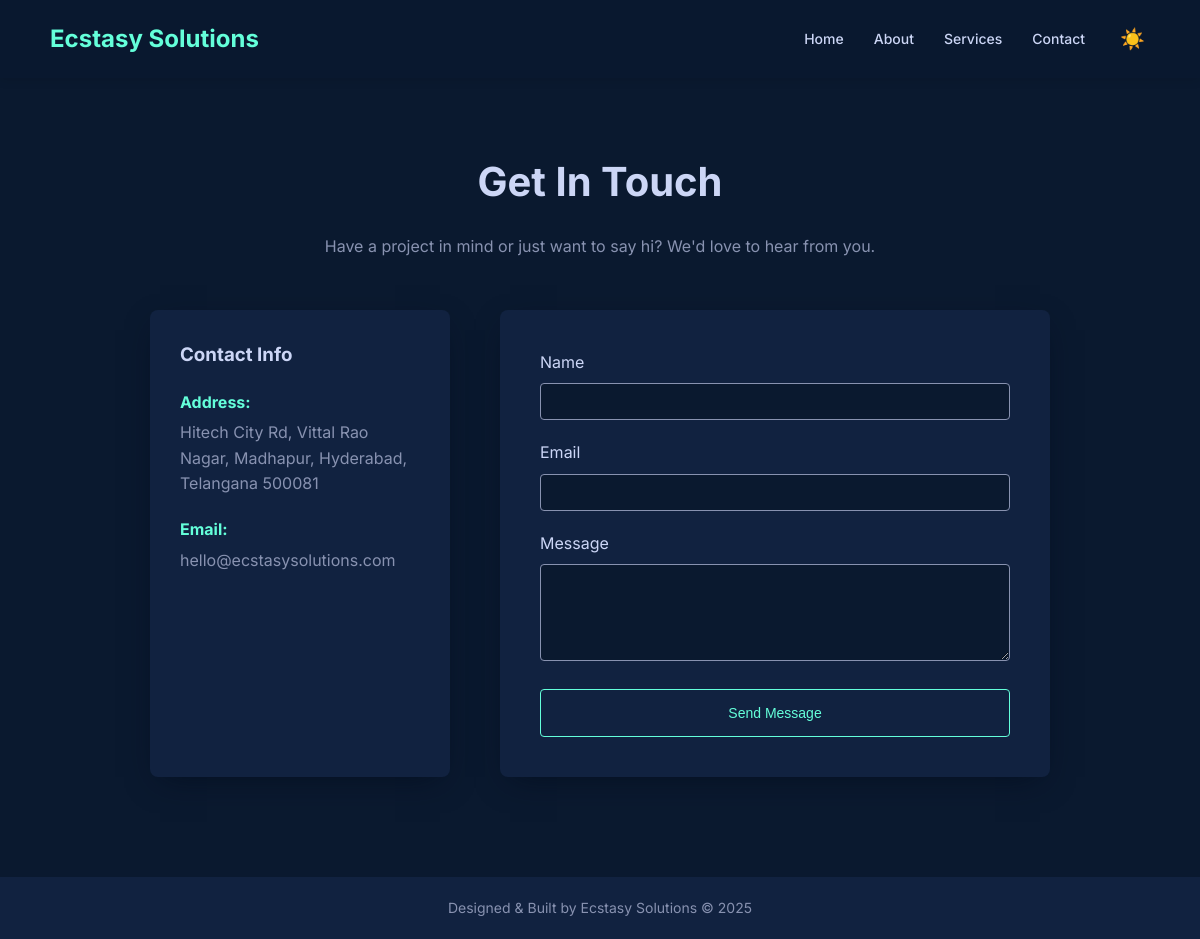
The page /contact.php on the database its author committed.
### tables this page shows
CREATE TABLE `settings` (
  `id` int(11) NOT NULL AUTO_INCREMENT,
  `key_name` varchar(100) NOT NULL,
  `value` longtext,
  PRIMARY KEY (`id`),
  UNIQUE KEY `key_name` (`key_name`)
);

### includes/db.php (called while the page is built, shortened)
<?php
function get_setting($pdo, $key)
{
    $stmt = $pdo->prepare("SELECT value FROM settings WHERE key_name = ?");
    $stmt->execute([$key]);
    $result = $stmt->fetch();
    return $result ? $result['value'] : '';
}
?>

### contact.php (the view, shortened to what this page needs)
<?php
require_once 'includes/db.php';
require_once 'includes/header.php';
$contactAddress = get_setting($pdo, 'contact_address');
$contactEmail = get_setting($pdo, 'contact_email');
?>
<section class="section" style="padding-top: 150px; min-height: 80vh;">
    <h1 style="font-size: 40px; color: var(--heading-color); margin-bottom: 20px; text-align: center;">Get In Touch</h1>
    <p style="text-align: center; max-width: 600px; margin: 0 auto 50px auto;">
        Have a project in mind or just want to say hi? We'd love to hear from you.
    </p>
    <div style="display: flex; gap: 50px; max-width: 1000px; margin: 0 auto; flex-wrap: wrap;">
        <div style="flex: 1; min-width: 300px;">
            <div
                style="background: var(--card-bg); padding: 30px; border-radius: 8px; box-shadow: var(--shadow); height: 100%;">
                <h3 style="color: var(--heading-color); margin-bottom: 20px;">Contact Info</h3>
                <div style="margin-bottom: 20px;">
                    <strong style="color: var(--secondary-color); display: block; margin-bottom: 5px;">Address:</strong>
                    <p><?php echo htmlspecialchars($contactAddress); ?></p>
                </div>
                <div style="margin-bottom: 20px;">
                    <strong style="color: var(--secondary-color); display: block; margin-bottom: 5px;">Email:</strong>
                    <p><a
                            href="mailto:<?php echo htmlspecialchars($contactEmail); ?>"><?php echo htmlspecialchars($contactEmail); ?></a>
                    </p>
                </div>
            </div>
        </div>
        <div style="flex: 2; min-width: 300px;">
            <div style="background: var(--card-bg); padding: 40px; border-radius: 8px; box-shadow: var(--shadow);">
                <form action="" method="post">
                    <div style="margin-bottom: 20px;">
                        <label style="display: block; margin-bottom: 8px; color: var(--heading-color);">Name</label>
                        <input type="text"
                            style="width: 100%; padding: 10px; border-radius: 4px; border: 1px solid var(--text-color); background: var(--bg-color); color: var(--text-color);"
                            required>
                    </div>
                    <div style="margin-bottom: 20px;">
                        <label style="display: block; margin-bottom: 8px; color: var(--heading-color);">Email</label>
                        <input type="email"
                            style="width: 100%; padding: 10px; border-radius: 4px; border: 1px solid var(--text-color); background: var(--bg-color); color: var(--text-color);"
                            required>
                    </div>
                    <div style="margin-bottom: 20px;">
                        <label style="display: block; margin-bottom: 8px; color: var(--heading-color);">Message</label>
                        <textarea rows="5"
                            style="width: 100%; padding: 10px; border-radius: 4px; border: 1px solid var(--text-color); background: var(--bg-color); color: var(--text-color);"
                            required></textarea>
                    </div>
                    <button type="submit" class="btn" style="width: 100%;">Send Message</button>
                </form>
            </div>
        </div>
    </div>
</section>
<?php require_once 'includes/footer.php'; ?>

### includes/header.php (shortened to what this page needs)
<?php
require_once 'includes/db.php';
?>
<!DOCTYPE html>
<html lang="en">
<head>
    <link rel="stylesheet" href="assets/css/style.css?v=<?php echo time(); ?>">
</head>
<body>
    <header>
        <div class="logo"><?php echo htmlspecialchars(get_setting($pdo, 'site_title')); ?></div>
        <nav>
            <ul>
                <li><a href="index.php">Home</a></li>
                <li><a href="about.php">About</a></li>
                <li><a href="services.php">Services</a></li>
                <li><a href="contact.php">Contact</a></li>
                <li>
                    <button id="theme-toggle" class="theme-toggle" title="Toggle Theme">☀️</button>
                </li>
            </ul>
        </nav>
    </header>

### assets/css/style.css (style rules this page uses)
:root { --primary-color: #0a192f; --secondary-color: #64ffda; --text-color: #8892b0; --heading-color: #ccd6f6; --bg-color: #0a192f; --light-bg: #112240; --card-bg: #112240; --nav-bg: rgba(10, 25, 47, 0.85); --white: #ffffff; --shadow: 0 10px 30px -10px rgba(2, 12, 27, 0.7); --transition: all 0.3s ease; --font-main: 'Inter', sans-serif; }
* { margin: 0; padding: 0; box-sizing: border-box; }
body { font-family: var(--font-main); background-color: var(--bg-color); color: var(--text-color); line-height: 1.6; overflow-x: hidden; transition: background-color 0.3s ease, color 0.3s ease; }
a { text-decoration: none; color: inherit; transition: var(--transition); }
ul { list-style: none; }
header { position: fixed; top: 0; width: 100%; padding: 20px 50px; display: flex; justify-content: space-between; align-items: center; background-color: var(--nav-bg); backdrop-filter: blur(10px); z-index: 1000; box-shadow: 0 2px 10px rgba(0, 0, 0, 0.1); transition: background-color 0.3s ease; }
.logo { font-size: 24px; font-weight: 700; color: var(--secondary-color); }
nav ul { display: flex; gap: 30px; align-items: center; }
nav a { color: var(--heading-color); font-size: 14px; font-weight: 500; }
.theme-toggle { background: none; border: none; cursor: pointer; color: var(--heading-color); font-size: 20px; display: flex; align-items: center; justify-content: center; padding: 5px; border-radius: 50%; transition: var(--transition); }
.btn { padding: 15px 30px; border: 1px solid var(--secondary-color); color: var(--secondary-color); border-radius: 4px; font-size: 14px; cursor: pointer; background: transparent; transition: var(--transition); display: inline-block; }
.section { padding: 100px 150px; }

### rows shown on the page
settings: value "Ecstasy Solutions"
settings: value "Hitech City Rd, Vittal Rao Nagar, Madhapur, Hyderabad, Telangana 500081"
settings: value "hello@ecstasysolutions.com"
